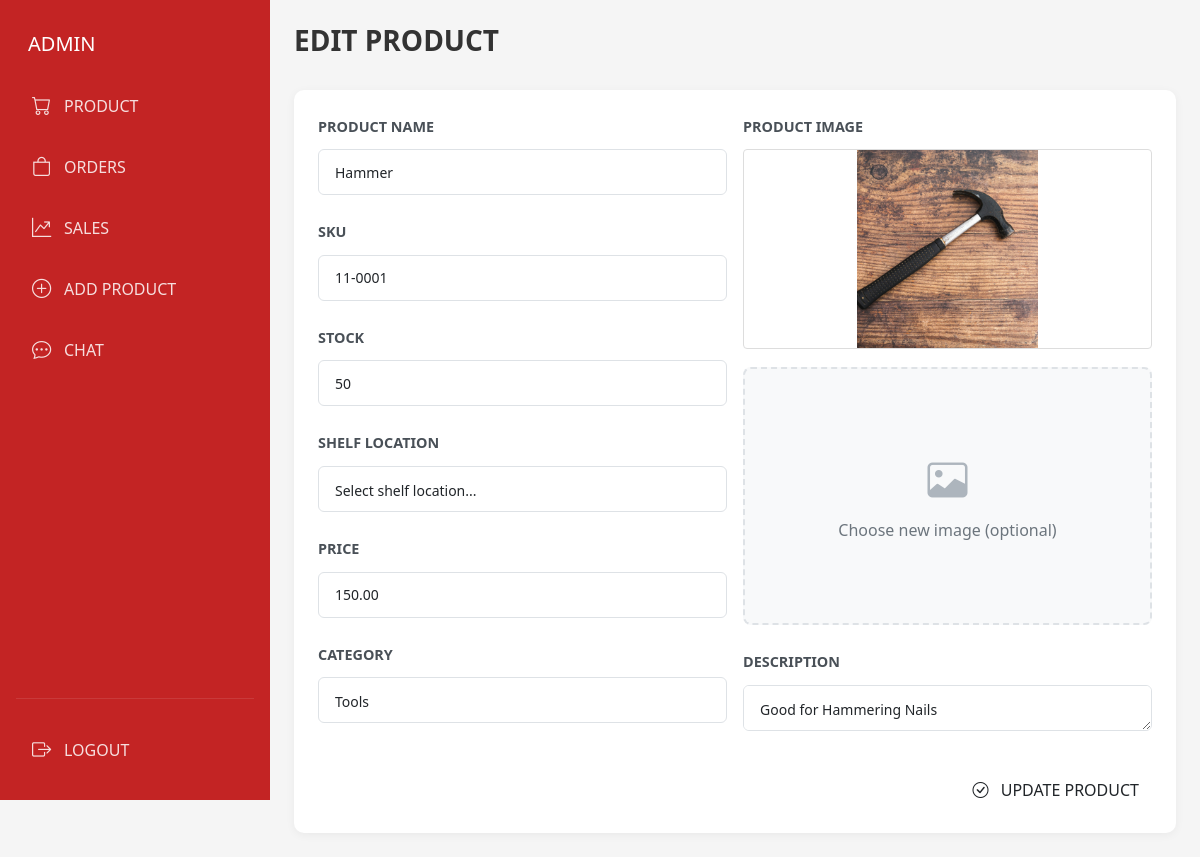
/admin/edit_product.php?id=1, run on an earlier commit of the app's database.
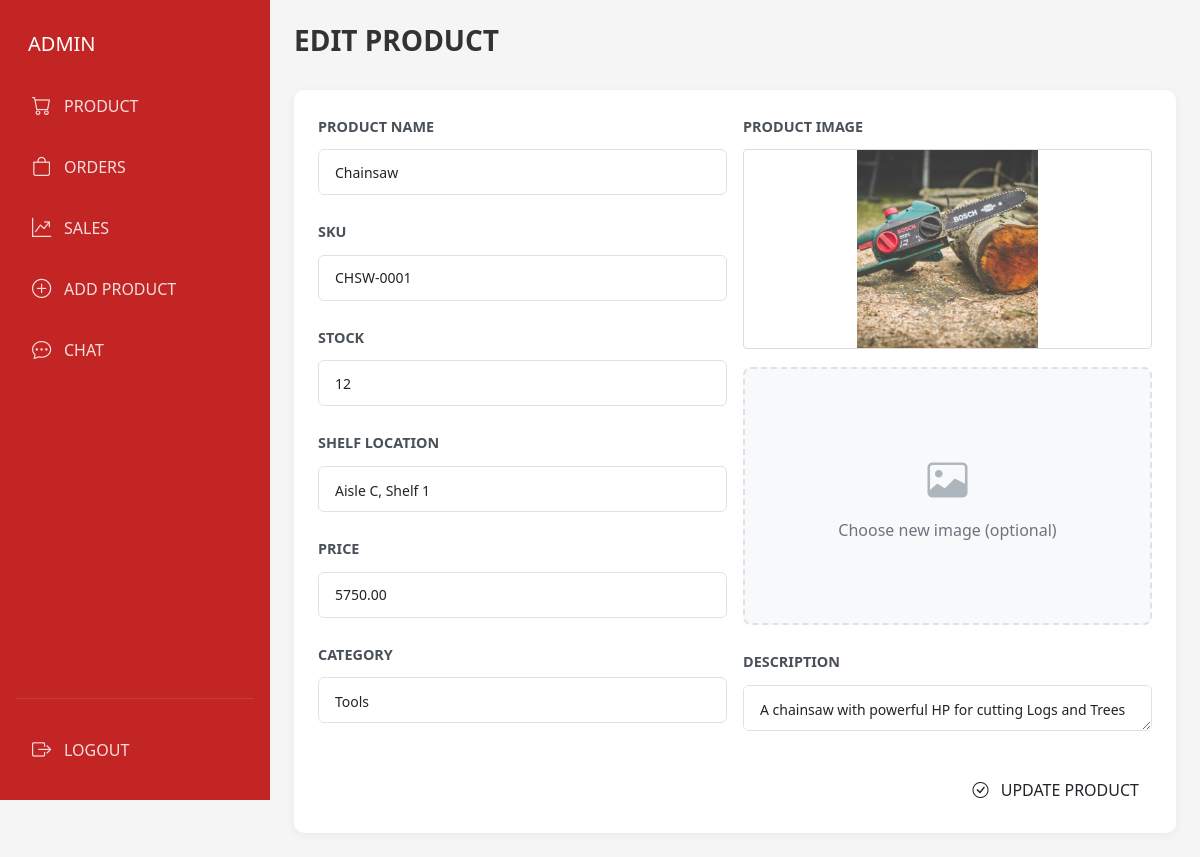
And on a later commit of the database.
### tables this page shows
CREATE TABLE `products` (
  `product_id` int(11) NOT NULL,
  `product_name` varchar(255) NOT NULL,
  `product_sku` varchar(20) NOT NULL,
  `product_shelf` varchar(50) NOT NULL,
  `product_description` text DEFAULT NULL,
  `product_image` varchar(255) NOT NULL,
  `product_price` decimal(10,2) NOT NULL,
  `product_stock` int(20) NOT NULL,
  `category_id` int(11) DEFAULT NULL
);

CREATE TABLE `categories` (
  `category_id` int(11) NOT NULL,
  `category_name` varchar(255) NOT NULL
);

### admin/edit_product.php (the view, shortened to what the changed rows need)
<?php
include 'components/db_connection.php';
$shelfLocations = [
    'A1' => 'Aisle A, Shelf 1',
    'A2' => 'Aisle A, Shelf 2',
    'A3' => 'Aisle A, Shelf 3',
    'B1' => 'Aisle B, Shelf 1',
    'B2' => 'Aisle B, Shelf 2',
    'B3' => 'Aisle B, Shelf 3',
    'C1' => 'Aisle C, Shelf 1',
    'C2' => 'Aisle C, Shelf 2',
    'C3' => 'Aisle C, Shelf 3'
];
$productId = $_GET['id'];
$stmt = $conn->prepare("SELECT * FROM products WHERE product_id = ?");
$stmt->bind_param("i", $productId);
$stmt->execute();
$result = $stmt->get_result();
$product = $result->fetch_assoc();
$categories = [];
$result = $conn->query("SELECT category_id, category_name FROM categories");
if ($result->num_rows > 0) {
    while ($row = $result->fetch_assoc()) {
        $categories[] = $row;
    }
}
?>
<!DOCTYPE html>
<html lang="en">
<head>
    <link href="../vendor/bootstrap/css/bootstrap.min.css" rel="stylesheet">
    <link rel="stylesheet" href="https://cdn.jsdelivr.net/npm/bootstrap-icons@1.11.3/font/bootstrap-icons.min.css">
    <link href="css/admin.css" rel="stylesheet">
</head>
<body>
    <?php include 'components/admin_header.php'; ?>
    <div class="d-flex admin-dashboard">
        <main class="admin-main">
            <div class="container-fluid px-4 py-4">
                <div class="product-form-container">
                    <div class="card product-form-card">
                        <div class="card-body p-4">
                            <form action="" method="post" enctype="multipart/form-data">
                                <div class="row g-3">
                                    <div class="col-md-6">
                                        <div class="mb-4">
                                            <label for="productName" class="form-label">PRODUCT NAME</label>
                                            <input type="text" autocomplete="off" class="form-control" id="productName" name="productName" value="<?php echo htmlspecialchars($product['product_name']); ?>" required>
                                        </div>
                                        <div class="mb-4">
                                            <label for="sku" class="form-label">SKU</label>
                                            <input type="text" autocomplete="off" class="form-control" id="sku" name="sku" value="<?php echo htmlspecialchars($product['product_sku']); ?>" required>
                                        </div>
                                        <div class="mb-4">
                                            <label for="stock" class="form-label">STOCK</label>
                                            <input type="number" autocomplete="off" class="form-control" id="stock" name="stock" value="<?php echo htmlspecialchars($product['product_stock']); ?>" required>
                                        </div>
                                        <div class="mb-4">
                                            <label for="shelfLocation" class="form-label">SHELF LOCATION</label>
                                            <select class="form-control" id="shelfLocation" name="shelfLocation" required>
                                                <option value="">Select shelf location...</option>
                                                <?php foreach ($shelfLocations as $code => $location): ?>
                                                    <option value="<?php echo $code; ?>" <?php echo ($product['product_shelf'] == $code) ? 'selected' : ''; ?>>
                                                        <?php echo $location; ?>
                                                    </option>
                                                <?php endforeach; ?>
                                            </select>
                                        </div>
                                        <div class="mb-4">
                                            <label for="price" class="form-label">PRICE</label>
                                            <input type="text" autocomplete="off" class="form-control" id="price" name="price" value="<?php echo htmlspecialchars($product['product_price']); ?>" required>
                                        </div>
                                        <div class="mb-4">
                                            <label for="category" class="form-label">CATEGORY</label>
                                            <select class="form-control" id="category" name="category" required>
                                                <?php foreach ($categories as $category): ?>
                                                    <option value="<?php echo $category['category_id']; ?>" <?php echo ($product['category_id'] == $category['category_id']) ? 'selected' : ''; ?>>
                                                        <?php echo $category['category_name']; ?>
                                                    </option>
                                                <?php endforeach; ?>
                                            </select>
                                        </div>
                                    </div>
                                    <div class="col-md-6">
                                        <div class="mb-4">
                                            <?php if (!empty($product['product_image'])): ?>
                                                <div class="text-center mb-2">
                                                    <img src="<?php echo htmlspecialchars($product['product_image']); ?>" alt="Product Image" class="product-image-preview">
                                                </div>
                                            <?php endif; ?>
                                        </div>
                                        <div class="mb-4">
                                            <label for="description" class="form-label">DESCRIPTION</label>
                                            <textarea class="form-control" id="description" name="description" rows="4" required><?php echo htmlspecialchars($product['product_description']); ?></textarea>
                                        </div>
                                    </div>
                                </div>
                            </form>
                        </div>
                    </div>
                </div>
            </div>
        </main>
    </div>
</body>
</html>

What changed in the data, as far as the page shows it:
changed products "Tools": productName "Hammer" → "Chainsaw"; sku "11-0001" → "CHSW-0001"; stock "50" → "12"; shelfLocation (not shown) → "Aisle C, Shelf 1"; price "150.00" → "5750.00"; product_image: a different picture; description "Good for Hammering Nails" → "A chainsaw with powerful HP for cutting Logs and Trees"
Also different on the page:
form field shelfLocation: "Select shelf location..." → (not shown)
